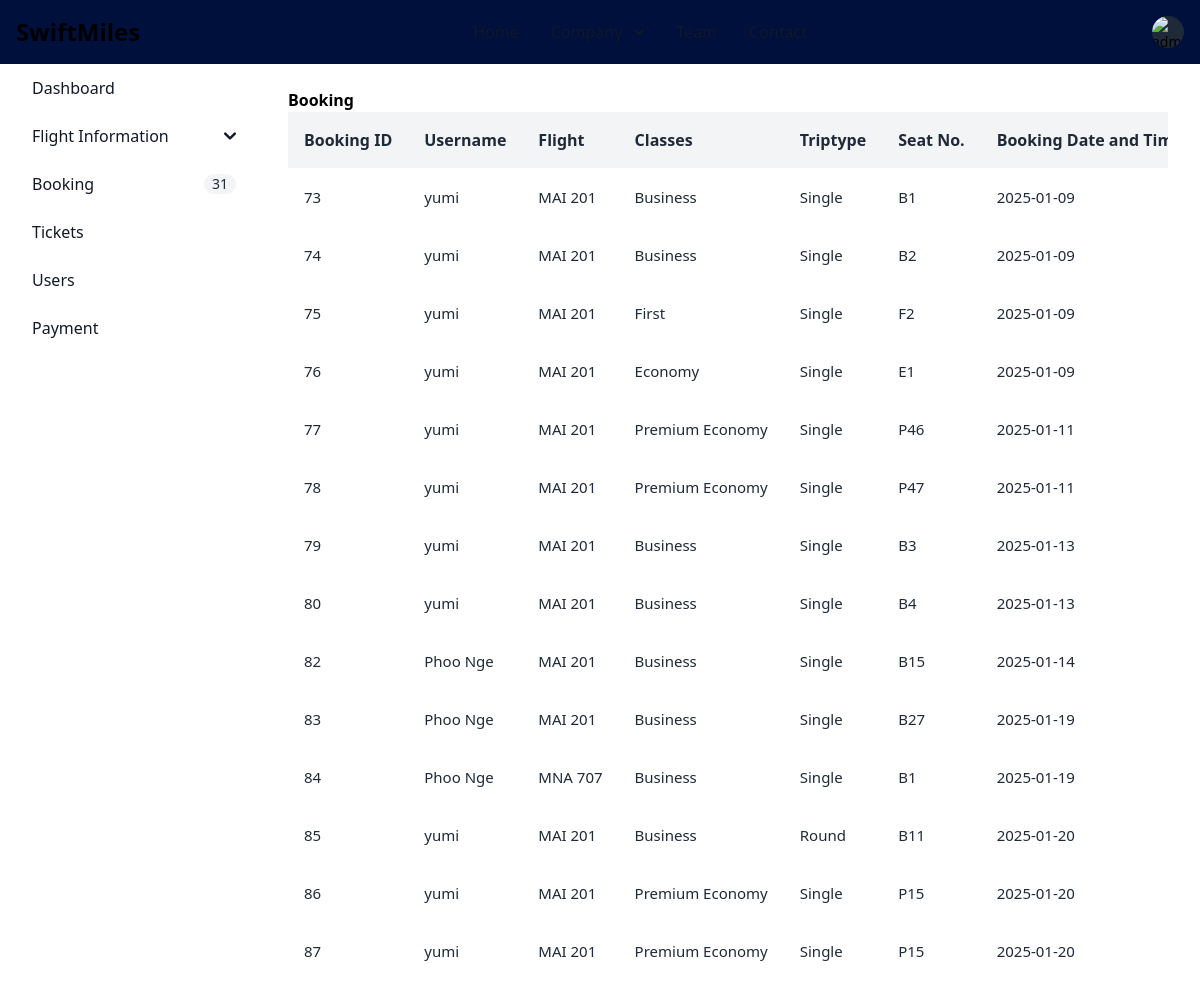
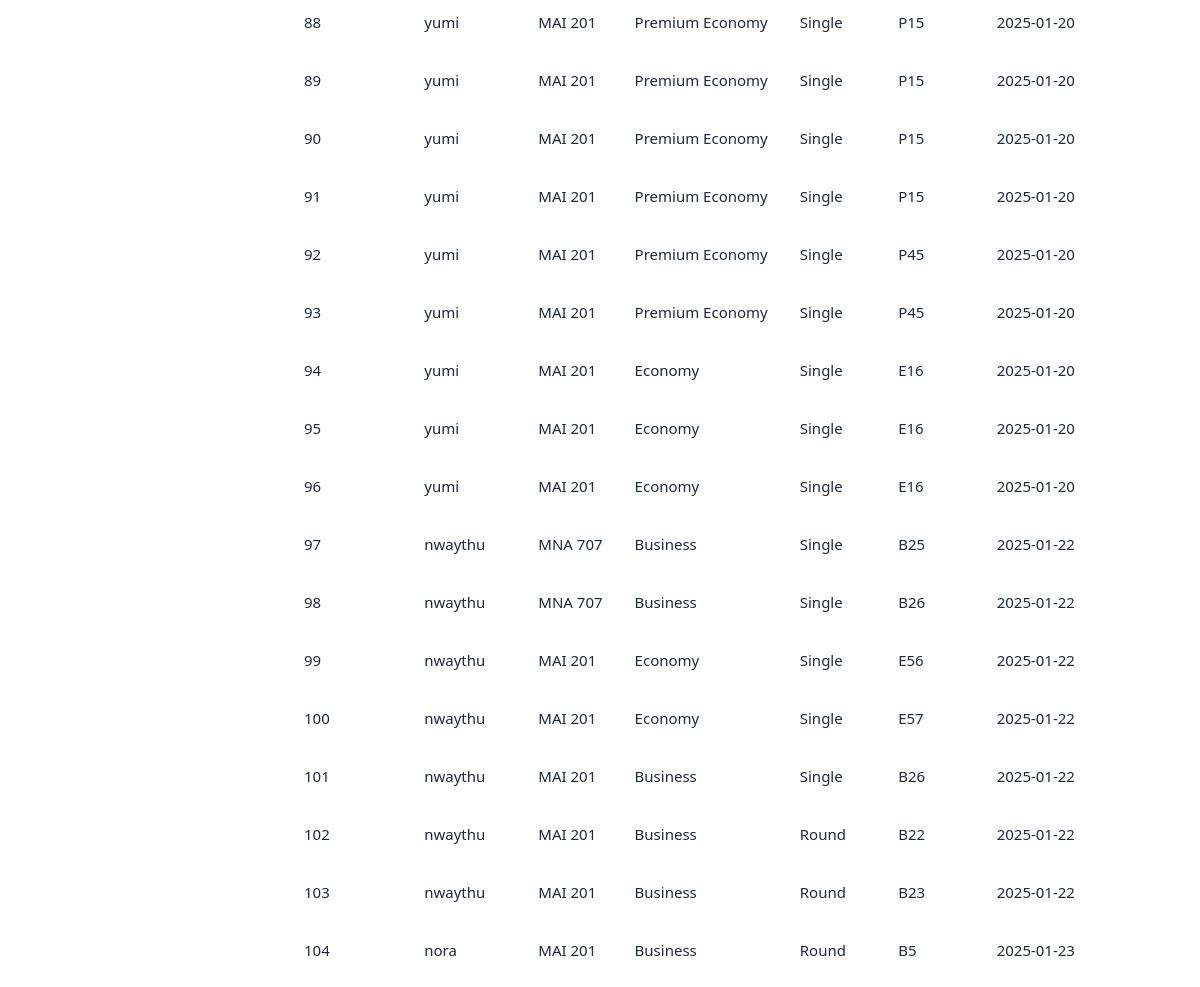
The app's page /admin/viewBooking.php (signed in) with its own data (2 pictures, top to bottom).
### tables this page shows
CREATE TABLE `booking` (
  `booking_id` int(11) NOT NULL,
  `user_id` int(11) DEFAULT NULL,
  `flight_id` int(11) DEFAULT NULL,
  `class_id` int(11) DEFAULT NULL,
  `triptype_id` int(11) DEFAULT NULL,
  `seatNoId` int(11) DEFAULT NULL,
  `bookAt` date NOT NULL DEFAULT current_timestamp(),
  `passenger_id` int(11) DEFAULT NULL,
  `status` varchar(100) DEFAULT NULL,
  `updated_at` date DEFAULT NULL,
  `payment_id` int(11) DEFAULT NULL
);

CREATE TABLE `users` (
  `user_id` int(11) NOT NULL,
  `username` varchar(100) NOT NULL,
  `email` varchar(100) NOT NULL,
  `password` varchar(60) DEFAULT NULL,
  `cpassword` varchar(60) DEFAULT NULL,
  `profile` varchar(100) DEFAULT NULL
);

CREATE TABLE `flight` (
  `flight_id` int(11) NOT NULL,
  `airline_id` int(11) NOT NULL,
  `flight_name` varchar(100) NOT NULL,
  `flight_date` date NOT NULL,
  `destination` varchar(255) NOT NULL,
  `source` varchar(100) NOT NULL,
  `total_distance` varchar(100) NOT NULL,
  `fee_per_ticket` float NOT NULL,
  `departure_time` time NOT NULL,
  `arrival_time` time NOT NULL,
  `capacity` int(11) NOT NULL,
  `gate` varchar(255) NOT NULL,
  `placeImg` varchar(100) DEFAULT NULL
);

CREATE TABLE `classes` (
  `class_id` int(11) NOT NULL,
  `class_name` varchar(255) NOT NULL,
  `base_fees` decimal(10,2) NOT NULL
);

CREATE TABLE `triptype` (
  `triptypeId` int(11) NOT NULL,
  `triptype_name` varchar(255) NOT NULL,
  `priceCharge` decimal(10,2) NOT NULL
);

CREATE TABLE `seat_layout` (
  `id` int(11) NOT NULL,
  `flight_id` int(11) NOT NULL,
  `class_id` int(11) NOT NULL,
  `seatNo` varchar(50) NOT NULL,
  `status` enum('available','booked','reserved') DEFAULT 'available'
);

### src/admin/viewBooking.php (the view, shortened to what this page needs)
<?php
require_once "dbconnect.php";
try {
   $sql = "SELECT booking.booking_id,users.username,flight.flight_name,classes.class_name,triptype.triptype_name,seat_layout.seatNo,booking.bookAt,booking.status FROM booking
      INNER JOIN users ON booking.user_id = users.user_id
      INNER JOIN flight ON booking.flight_id = flight.flight_id
      INNER JOIN classes ON booking.class_id = classes.class_id
      INNER JOIN triptype ON booking.triptype_id = triptype.triptypeId
      INNER JOIN seat_layout ON booking.seatNOId = seat_layout.id";
   $stmt = $conn->query($sql);
   $status = $stmt->execute();
   if ($status) {
      $bookings = $stmt->fetchAll(PDO::FETCH_ASSOC);
   }
} catch (PDOException $e) {
   echo $e->getMessage();
}
?>
<!doctype html>
<html>
<head>
   <link href="./output.css" rel="stylesheet">
   <script src="https://cdn.tailwindcss.com"></script>
</head>
<body>
   <nav class="fixed top-0 z-50 w-full bg-[#00103c]">
    <div class="flex flex-wrap items-center justify-between max-w-screen-xl mx-auto p-4">
      <a href="https://flowbite.com" class="flex items-center space-x-3 rtl:space-x-reverse">
        <span class="self-center text-2xl font-semibold whitespace-nowrap dark:text-white">SwiftMiles</span>
      </a>
      <div class="flex items-center md:order-2 space-x-1 md:space-x-2 rtl:space-x-reverse">
      <?php
      if (isset($_SESSION['isLoggedIn'])) {
      ?>
         <div class="flex items-center">
            <div class="flex items-center ms-3">
               <div>
                  <button type="button" class="flex text-sm bg-gray-800 rounded-full focus:ring-4 focus:ring-gray-300 dark:focus:ring-gray-600" aria-expanded="false" data-dropdown-toggle="dropdown-user" id="dropdownUser">
                     <img class="w-8 h-8 rounded-full" src="<?php echo $admin['profile'] ?>" alt="admin photo">
                  </button>
               </div>
            </div>
         </div>
      <?php
      }
      ?>
      </div>
      <div id="mega-menu" class="items-center justify-between hidden w-full md:flex md:w-auto md:order-1">
        <ul class="flex flex-col mt-4 font-medium md:flex-row md:mt-0 md:space-x-8 rtl:space-x-reverse">
          <li>
            <a href="#" class="block py-2 px-3  text-gray-900 border-b border-gray-100 md:w-auto hover:bg-gray-50 md:hover:bg-transparent md:border-0 md:hover:text-blue-600 md:p-0 dark:text-white md:dark:hover:text-blue-500 dark:hover:bg-gray-700 dark:hover:text-blue-500 md:dark:hover:bg-transparent dark:border-gray-700" aria-current="page">Home</a>
          </li>
          <li>
            <button id="mega-menu-dropdown-button" data-dropdown-toggle="mega-menu-dropdown" class="flex items-center justify-between w-full py-2 px-3 font-medium text-gray-900 border-b border-gray-100 md:w-auto hover:bg-gray-50 md:hover:bg-transparent md:border-0 md:hover:text-blue-600 md:p-0 dark:text-white md:dark:hover:text-blue-500 dark:hover:bg-gray-700 dark:hover:text-blue-500 md:dark:hover:bg-transparent dark:border-gray-700">
              Company <svg class="w-2.5 h-2.5 ms-3" aria-hidden="true" xmlns="http://www.w3.org/2000/svg" fill="none" viewBox="0 0 10 6">
                <path stroke="currentColor" stroke-linecap="round" stroke-linejoin="round" stroke-width="2" d="m1 1 4 4 4-4" />
              </svg>
            </button>
                        </li>
          <li>
            <a href="#" class="block py-2 px-3 text-gray-900 border-b border-gray-100 hover:bg-gray-50 md:hover:bg-transparent md:border-0 md:hover:text-blue-600 md:p-0 dark:text-white md:dark:hover:text-blue-500 dark:hover:bg-gray-700 dark:hover:text-blue-500 md:dark:hover:bg-transparent dark:border-gray-700">Team</a>
          </li>
          <li>
            <a href="#" class="block py-2 px-3 text-gray-900 border-b border-gray-100 hover:bg-gray-50 md:hover:bg-transparent md:border-0 md:hover:text-blue-600 md:p-0 dark:text-white md:dark:hover:text-blue-500 dark:hover:bg-gray-700 dark:hover:text-blue-500 md:dark:hover:bg-transparent dark:border-gray-700">Contact</a>
          </li>
        </ul>
      </div>
    </div>
   </nav>
   <aside id="sidebar-multi-level-sidebar" class="fixed top-0 left-0 z-40 w-64 h-screen transition-transform -translate-x-full sm:translate-x-0 mt-10 py-3" aria-label="Sidebar">
      <div class="h-full px-3 py-4 overflow-y-auto">
         <ul class="space-y-2 font-medium">
            <li>
               <a href="admindashboard.php" class="flex items-center p-2 text-gray-900 rounded-lg text-darkBlue hover:bg-gray-100 dark:hover:bg-gray-700 hover:text-white group">
                  <span class="ms-3">Dashboard</span>
               </a>
            </li>
            <li>
               <button type="button" class="flex items-center w-full p-2 text-base text-gray-900 transition duration-75 rounded-lg group hover:bg-gray-100 dark:text-blue dark:hover:bg-gray-700" aria-controls="dropdown" data-collapse-toggle="dropdown" id="dropdownButton">
                  <span class="flex-1 ms-3 text-left rtl:text-right hover:text-white whitespace-nowrap dark:text-blue">Flight Information</span>
                  <svg class="w-3 h-3" aria-hidden="true" xmlns="http://www.w3.org/2000/svg" fill="none" viewBox="0 0 10 6">
                     <path stroke="currentColor" stroke-linecap="round" stroke-linejoin="round" stroke-width="2" d="m1 1 4 4 4-4" />
                  </svg>
               </button>
            </li>
            <li>
               <a href="viewBooking.php" class="flex items-center p-2 text-gray-900 rounded-lg dark:text-blue hover:bg-gray-100 dark:hover:bg-gray-700 group">
                  <span class="flex-1 ms-3 whitespace-nowrap hover:text-white">Booking</span>
                  <span class="inline-flex items-center justify-center px-2 ms-3 text-sm font-medium text-gray-800 bg-gray-100 rounded-full dark:bg-gray-700 dark:text-gray-300 hover:text-white">
                  <?php
                     $sql = "SELECT * FROM booking";
                     $result = $conn->query($sql);
                     $bookingCount = $result->rowCount();
                     echo $bookingCount;
                  ?>
                  </span>
               </a>
            </li>
            <li>
               <a href="viewTickets.php" class="flex items-center p-2 text-gray-900 rounded-lg dark:text-blue hover:bg-gray-100 dark:hover:bg-gray-700 group">
                  <span class="flex-1 ms-3 whitespace-nowrap hover:text-white">Tickets</span>
               </a>
            </li>
            <li>
               <a href="viewUsers.php" class="flex items-center p-2 text-gray-900 rounded-lg dark:text-blue hover:bg-gray-100 dark:hover:bg-gray-700 group">
                  <span class="flex-1 ms-3 whitespace-nowrap hover:text-white">Users</span>
               </a>
            </li>
            <li>
               <a href="viewPayment.php" class="flex items-center p-2 text-gray-900 rounded-lg dark:text-blue hover:bg-gray-100 dark:hover:bg-gray-700 group">
                  <span class="flex-1 ms-3 whitespace-nowrap hover:text-white">Payment</span>
               </a>
            </li>
         </ul>
      </div>
   </aside>
   <div class="p-4 sm:ml-64">
      <div class="p-4 border-gray-200 dark:border-gray-700 mt-14">
         <div class="grid-cols-2">
            <div>
               <p>
                  <span class="font-semibold">Booking</span>
               </p>
            </div>
         </div>
         <div class="font-sans overflow-x-auto">
            <table class="min-w-full bg-white">
               <thead class="bg-gray-100 whitespace-nowrap">
                  <tr>
                     <th class="p-4 text-left text-base font-semibold text-gray-800">
                        Booking ID
                     </th>
                     <th class="p-4 text-left text-base font-semibold text-gray-800">
                        Username
                     </th>
                     <th class="p-4 text-left text-base font-semibold text-gray-800">
                        Flight
                     </th>
                     <th class="p-4 text-left text-base font-semibold text-gray-800">
                        Classes
                     </th>
                     <th class="p-4 text-left text-base font-semibold text-gray-800">
                        Triptype
                     </th>
                     <th class="p-4 text-left text-base font-semibold text-gray-800">
                        Seat No.
                     </th>
                     <th class="p-4 text-left text-base font-semibold text-gray-800">
                        Booking Date and Time
                     </th>
                  </tr>
               </thead>
               <tbody class="whitespace-nowrap">
                  <?php
                  if (isset($bookings)) {
                     foreach ($bookings as $booking) {
                        echo "<tr class='hover:bg-gray-50'>
                    <td class='p-4 text-[15px] text-gray-800'>
                    $booking[booking_id]
                    </td>
                    <td class='p-4 text-[15px] text-gray-800'>
                    $booking[username]
                    </td>
                    <td class='p-4 text-[15px] text-gray-800'>
                    $booking[flight_name]
                    </td>
                    <td class='p-4 text-[15px] text-gray-800'>
                    $booking[class_name]
                    </td>
                    <td class='p-4 text-[15px] text-gray-800'>
                    $booking[triptype_name]
                    </td>
                    <td class='p-4 text-[15px] text-gray-800'>
                    $booking[seatNo]
                    </td>
                    <td class='p-4 text-[15px] text-gray-800'>
                    $booking[bookAt]
                    </td>
                    <td class='p-4 text-[15px] text-gray-800'>
                    $booking[status]
                    </td>
                    <td class='p-4'>
                    <button class='mr-4' title='Delete'>
                    <a href='deleteBooking.php?bid=$booking[booking_id]'>
                        <svg xmlns='http://www.w3.org/2000/svg' class='w-5 fill-red-500 hover:fill-red-700' viewBox='0 0 24 24'>
                        <path
                            d='M19 7a1 1 0 0 0-1 1v11.191A1.92 1.92 0 0 1 15.99 21H8.01A1.92 1.92 0 0 1 6 19.191V8a1 1 0 0 0-2 0v11.191A3.918 3.918 0 0 0 8.01 23h7.98A3.918 3.918 0 0 0 20 19.191V8a1 1 0 0 0-1-1Zm1-3h-4V2a1 1 0 0 0-1-1H9a1 1 0 0 0-1 1v2H4a1 1 0 0 0 0 2h16a1 1 0 0 0 0-2ZM10 4V3h4v1Z'
                            data-original='#000000' />
                        <path d='M11 17v-7a1 1 0 0 0-2 0v7a1 1 0 0 0 2 0Zm4 0v-7a1 1 0 0 0-2 0v7a1 1 0 0 0 2 0Z'
                            data-original='#000000'/>
                        </svg>
                    </a>
                    </button>
                    </td>
                </tr>";
                     }
                  }
                  ?>
               </tbody>
            </table>
         </div>
      </div>
   </div>
</body>

### records on screen
booking: booking_id "73", user.username "yumi", flight.flight_name "MAI 201", class.class_name "Business", triptype.triptype_name "Single", seatNoId.seatNo "B1", bookAt "2025-01-09"
booking: booking_id "74", user.username "yumi", flight.flight_name "MAI 201", class.class_name "Business", triptype.triptype_name "Single", seatNoId.seatNo "B2", bookAt "2025-01-09"
booking: booking_id "75", user.username "yumi", flight.flight_name "MAI 201", class.class_name "First", triptype.triptype_name "Single", seatNoId.seatNo "F2", bookAt "2025-01-09"
booking: booking_id "76", user.username "yumi", flight.flight_name "MAI 201", class.class_name "Economy", triptype.triptype_name "Single", seatNoId.seatNo "E1", bookAt "2025-01-09"
booking: booking_id "77", user.username "yumi", flight.flight_name "MAI 201", class.class_name "Premium Economy", triptype.triptype_name "Single", seatNoId.seatNo "P46", bookAt "2025-01-11"
booking: booking_id "78", user.username "yumi", flight.flight_name "MAI 201", class.class_name "Premium Economy", triptype.triptype_name "Single", seatNoId.seatNo "P47", bookAt "2025-01-11"
booking: booking_id "79", user.username "yumi", flight.flight_name "MAI 201", class.class_name "Business", triptype.triptype_name "Single", seatNoId.seatNo "B3", bookAt "2025-01-13"
booking: booking_id "80", user.username "yumi", flight.flight_name "MAI 201", class.class_name "Business", triptype.triptype_name "Single", seatNoId.seatNo "B4", bookAt "2025-01-13"
booking: booking_id "82", user.username "Phoo Nge", flight.flight_name "MAI 201", class.class_name "Business", triptype.triptype_name "Single", seatNoId.seatNo "B15", bookAt "2025-01-14"
booking: booking_id "83", user.username "Phoo Nge", flight.flight_name "MAI 201", class.class_name "Business", triptype.triptype_name "Single", seatNoId.seatNo "B27", bookAt "2025-01-19"
booking: booking_id "84", user.username "Phoo Nge", flight.flight_name "MNA 707", class.class_name "Business", triptype.triptype_name "Single", seatNoId.seatNo "B1", bookAt "2025-01-19"
booking: booking_id "85", user.username "yumi", flight.flight_name "MAI 201", class.class_name "Business", triptype.triptype_name "Round", seatNoId.seatNo "B11", bookAt "2025-01-20"
booking: booking_id "86", user.username "yumi", flight.flight_name "MAI 201", class.class_name "Premium Economy", triptype.triptype_name "Single", seatNoId.seatNo "P15", bookAt "2025-01-20"
booking: booking_id "87", user.username "yumi", flight.flight_name "MAI 201", class.class_name "Premium Economy", triptype.triptype_name "Single", seatNoId.seatNo "P15", bookAt "2025-01-20"
booking: booking_id "88", user.username "yumi", flight.flight_name "MAI 201", class.class_name "Premium Economy", triptype.triptype_name "Single", seatNoId.seatNo "P15", bookAt "2025-01-20"
booking: booking_id "89", user.username "yumi", flight.flight_name "MAI 201", class.class_name "Premium Economy", triptype.triptype_name "Single", seatNoId.seatNo "P15", bookAt "2025-01-20"
booking: booking_id "90", user.username "yumi", flight.flight_name "MAI 201", class.class_name "Premium Economy", triptype.triptype_name "Single", seatNoId.seatNo "P15", bookAt "2025-01-20"
booking: booking_id "91", user.username "yumi", flight.flight_name "MAI 201", class.class_name "Premium Economy", triptype.triptype_name "Single", seatNoId.seatNo "P15", bookAt "2025-01-20"
booking: booking_id "92", user.username "yumi", flight.flight_name "MAI 201", class.class_name "Premium Economy", triptype.triptype_name "Single", seatNoId.seatNo "P45", bookAt "2025-01-20"
booking: booking_id "93", user.username "yumi", flight.flight_name "MAI 201", class.class_name "Premium Economy", triptype.triptype_name "Single", seatNoId.seatNo "P45", bookAt "2025-01-20"
booking: booking_id "94", user.username "yumi", flight.flight_name "MAI 201", class.class_name "Economy", triptype.triptype_name "Single", seatNoId.seatNo "E16", bookAt "2025-01-20"
booking: booking_id "95", user.username "yumi", flight.flight_name "MAI 201", class.class_name "Economy", triptype.triptype_name "Single", seatNoId.seatNo "E16", bookAt "2025-01-20"
booking: booking_id "96", user.username "yumi", flight.flight_name "MAI 201", class.class_name "Economy", triptype.triptype_name "Single", seatNoId.seatNo "E16", bookAt "2025-01-20"
booking: booking_id "97", user.username "nwaythu", flight.flight_name "MNA 707", class.class_name "Business", triptype.triptype_name "Single", seatNoId.seatNo "B25", bookAt "2025-01-22"
booking: booking_id "98", user.username "nwaythu", flight.flight_name "MNA 707", class.class_name "Business", triptype.triptype_name "Single", seatNoId.seatNo "B26", bookAt "2025-01-22"
booking: booking_id "99", user.username "nwaythu", flight.flight_name "MAI 201", class.class_name "Economy", triptype.triptype_name "Single", seatNoId.seatNo "E56", bookAt "2025-01-22"
booking: booking_id "100", user.username "nwaythu", flight.flight_name "MAI 201", class.class_name "Economy", triptype.triptype_name "Single", seatNoId.seatNo "E57", bookAt "2025-01-22"
booking: booking_id "101", user.username "nwaythu", flight.flight_name "MAI 201", class.class_name "Business", triptype.triptype_name "Single", seatNoId.seatNo "B26", bookAt "2025-01-22"
booking: booking_id "102", user.username "nwaythu", flight.flight_name "MAI 201", class.class_name "Business", triptype.triptype_name "Round", seatNoId.seatNo "B22", bookAt "2025-01-22"
booking: booking_id "103", user.username "nwaythu", flight.flight_name "MAI 201", class.class_name "Business", triptype.triptype_name "Round", seatNoId.seatNo "B23", bookAt "2025-01-22"
booking: booking_id "104", user.username "nora", flight.flight_name "MAI 201", class.class_name "Business", triptype.triptype_name "Round", seatNoId.seatNo "B5", bookAt "2025-01-23"

### other values on screen
$bookingCount "31"
